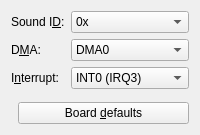
     <widget class="QWidget" name="sndWssTab">
      <attribute name="title">
       <string>Mate-X PCM</string>
      </attribute>
      <layout class="QVBoxLayout" name="sndWssTabLayout">
       <item>
        <layout class="QFormLayout" name="sndWssTabForm">
         <item row="0" column="0">
          <widget class="QLabel" name="SNDWSSIDLabel">
           <property name="text">
            <string>Sound I&amp;D:</string>
           </property>
           <property name="buddy">
            <cstring>SNDWSSID</cstring>
           </property>
          </widget>
         </item>
         <item row="0" column="1">
          <widget class="QComboBox" name="SNDWSSID">
           <item>
            <property name="text">
             <string>0x</string>
            </property>
           </item>
           <item>
            <property name="text">
             <string>1x</string>
            </property>
           </item>
           <item>
            <property name="text">
             <string>2x</string>
            </property>
           </item>
           <item>
            <property name="text">
             <string>3x</string>
            </property>
           </item>
           <item>
            <property name="text">
             <string>4x</string>
            </property>
           </item>
           <item>
            <property name="text">
             <string>5x</string>
            </property>
           </item>
           <item>
            <property name="text">
             <string>6x</string>
            </property>
           </item>
           <item>
            <property name="text">
             <string>7x</string>
            </property>
           </item>
           <item>
            <property name="text">
             <string>8x</string>
            </property>
           </item>
          </widget>
         </item>
         <item row="1" column="0">
          <widget class="QLabel" name="SNDWSSDMALabel">
           <property name="text">
            <string>D&amp;MA:</string>
           </property>
           <property name="buddy">
            <cstring>SNDWSSDMA</cstring>
           </property>
          </widget>
         </item>
         <item row="1" column="1">
          <widget class="QComboBox" name="SNDWSSDMA">
           <item>
            <property name="text">
             <string>DMA0</string>
            </property>
           </item>
           <item>
            <property name="text">
             <string>DMA1</string>
            </property>
           </item>
           <item>
            <property name="text">
             <string>DMA3</string>
            </property>
           </item>
          </widget>
         </item>
         <item row="2" column="0">
          <widget class="QLabel" name="SNDWSSINTLabel">
           <property name="text">
            <string>I&amp;nterrupt:</string>
           </property>
           <property name="buddy">
            <cstring>SNDWSSINT</cstring>
           </property>
          </widget>
         </item>
         <item row="2" column="1">
          <widget class="QComboBox" name="SNDWSSINT">
           <item>
            <property name="text">
             <string>INT0 (IRQ3)</string>
            </property>
           </item>
           <item>
            <property name="text">
             <string>INT1 (IRQ5)</string>
            </property>
           </item>
           <item>
            <property name="text">
             <string>INT41 (IRQ10)</string>
            </property>
           </item>
           <item>
            <property name="text">
             <string>INT5 (IRQ12)</string>
            </property>
           </item>
          </widget>
         </item>
        </layout>
       </item>
       <item>
        <spacer name="sndWssTabSpacer">
         <property name="orientation">
          <enum>Qt::Vertical</enum>
         </property>
        </spacer>
       </item>
       <item>
        <layout class="QHBoxLayout" name="sndWssTabButtons">
         <item>
          <spacer name="sndWssTabButtonSpacer">
           <property name="orientation">
            <enum>Qt::Horizontal</enum>
           </property>
          </spacer>
         </item>
         <item>
          <widget class="QPushButton" name="sndWssTabDefaults">
           <property name="text">
            <string>Board &amp;defaults</string>
           </property>
          </widget>
         </item>
        </layout>
       </item>
      </layout>
     </widget>
